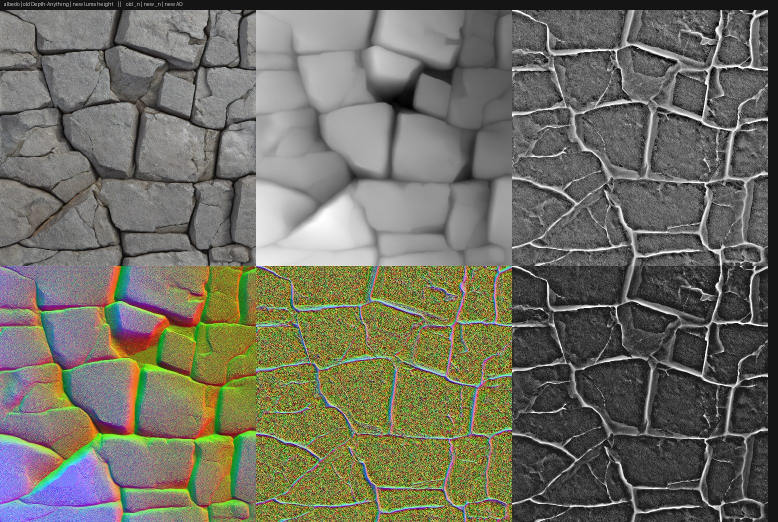
#> input picture minecraft_texturepack_2048/compare-old-new.jpg, 1556 x 1044 px (shown at 1/2 size)
$ python generate_pbr.py compare-old-new.jpg
#> lines starting #> are read from the running program, lines starting #| are printed output that depends on the picture
#!/usr/bin/env python3
"""
Heuristic image-to-height generator with calibrated LabPBR 1.3 normals.
Uses a unified Dyadic Laplacian Octave Decomposition.
Coarse height retains the octave weights and bilateral filter.
Fine source detail bypasses that filter, with a bounded height contribution.
Normals derive from that height at LabPBR's quarter-tile depth.
Generates _n.png (DirectX Normal + AO + Height) and _s.png (Smoothness + Metal + Porosity).
"""

import os
import sys
from pathlib import Path
import cv2
import numpy as np
from PIL import Image

MATERIAL_PROFILES = {
    "stone": {
        # Artistic weights for B2..B7; B0/B1 use the separate detail control.
        "coarse_octave_weights": [0.18, 0.35, 0.60, 0.85, 1.00, 1.00],
        "base_smoothness": 55.0,
        "is_metal": False,
        "porosity": 40
    },
    "ore": {
        # Host rock uses stone relief; bright desaturated flecks read as raw metal.
        "coarse_octave_weights": [0.18, 0.35, 0.60, 0.85, 1.00, 1.00],
        "base_smoothness": 55.0,
        "is_metal": False,
        "porosity": 40,
        "metal_luminance": 0.55,
        "metal_saturation": 0.15,
        # Mottled photo albedo: kill mid-frequency color blotches, keep slabs.
        "relief_blur": 8.0,
    },
    "metal": {
        "coarse_octave_weights": [0.25, 0.20, 0.10, 0.05, 0.02, 0.02],
        "base_smoothness": 180.0,
        "is_metal": True,
        "porosity": 0
    },
    "wood": {
        "coarse_octave_weights": [0.35, 0.50, 0.40, 0.25, 0.15, 0.10],
        "base_smoothness": 80.0,
        "is_metal": False,
        "porosity": 60
    }
}

# LabPBR height 0..1 spans a quarter of a unit UV tile.
LABPBR_HEIGHT_RANGE = 0.25
DEFAULT_DETAIL_STRENGTH = 0.15


def add_surface_detail(height, detail, strength):
    """Add source contrast as fine relief, with a resolution-aware cap.

    No per-image normalization: weak source detail stays weak.
    The cap bounds single-pixel steps to a ~20-degree slope so photo grain
    cannot become cliffs at high resolutions; coherent multi-pixel slopes pass.
    """
    if not np.isfinite(strength) or not 0 <= strength <= 1:
        raise ValueError("Detail strength must be finite and between 0 and 1")
    cap = 1.5 / max(np.shape(height)[:2])
    return np.clip(height + np.clip(detail * strength, -cap, cap), 0.0, 1.0)


def height_to_normal(height):
    """Return DirectX XYZ normals. Image rows increase downward, so both signs are negative."""
    height = np.asarray(height, dtype=np.float32)
    if height.ndim != 2 or min(height.shape) < 2 or not np.isfinite(height).all():
        raise ValueError("Height must be a finite 2D array with at least two rows and columns")
    h, w = height.shape
    gx = (np.roll(height, -1, axis=1) - np.roll(height, 1, axis=1)) * (w * 0.5)
    gy = (np.roll(height, -1, axis=0) - np.roll(height, 1, axis=0)) * (h * 0.5)
    normal = np.dstack((-gx * LABPBR_HEIGHT_RANGE, -gy * LABPBR_HEIGHT_RANGE, np.ones_like(height)))
    return normal / np.linalg.norm(normal, axis=2, keepdims=True)


def generate_pbr(
    image_path: str,
    output_prefix: str = None,
    material_type: str = "stone",
    is_emissive: bool = False,
    detail_strength: float = DEFAULT_DETAIL_STRENGTH,
):
#> called with image_path = 'compare-old-new.jpg', material_type = 'stone', is_emissive = False, detail_strength = 0.15
    if not np.isfinite(detail_strength) or not 0 <= detail_strength <= 1:
        raise ValueError("Detail strength must be finite and between 0 and 1")
    if not os.path.exists(image_path):
        print(f"Error: {image_path} not found.")
        sys.exit(1)

    if output_prefix is None:
        base, _ = os.path.splitext(image_path)
        output_prefix = base

    profile = MATERIAL_PROFILES.get(material_type, MATERIAL_PROFILES["stone"])

    # 1. Existing sRGB brightness heuristic; this is not linear-light luminance.
    albedo = Image.open(image_path).convert("RGB")
#> albedo is the input picture: PIL image 1556x1044 RGB; mean R, G, B 111.5, 110.6, 98
    w, h = albedo.size
#> w = 1556; h = 1044
    rgb = np.array(albedo, dtype=np.float32) / 255.0
    gray = 0.2126 * rgb[..., 0] + 0.7152 * rgb[..., 1] + 0.0722 * rgb[..., 2]
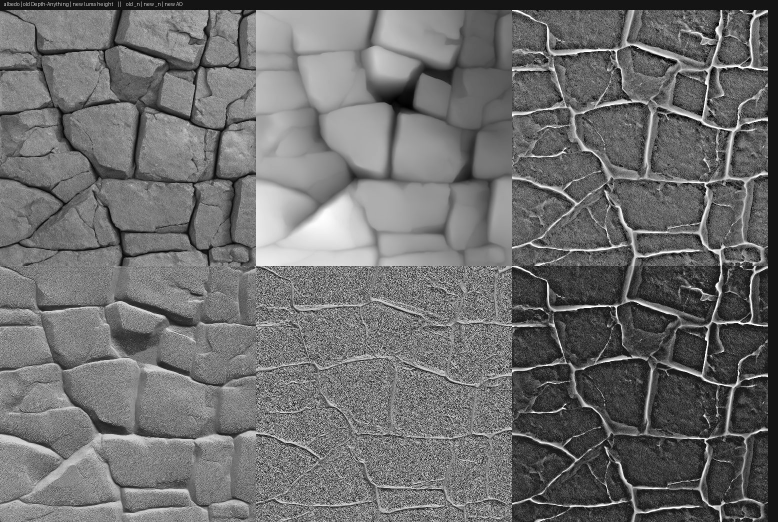
#> gray: shape (1044, 1556) float32 (shown at 1/2 size); min 0, max 1, mean 0.431
    # Single-pixel photo grain is albedo noise, not surface relief. Low-pass the
    # decomposition input so grain cannot become cliffs; masks and micro-finish
    # below still use the sharp luminance.
    relief = cv2.GaussianBlur(gray, (0, 0), sigmaX=profile.get("relief_blur", 1.5))

    # 2. Dyadic Laplacian Octave Decomposition (1px to 64px)
    sigmas = [1.0, 2.0, 4.0, 8.0, 16.0, 32.0, 64.0]
    gaussians = [cv2.GaussianBlur(relief, (0, 0), sigmaX=s, sigmaY=s) for s in sigmas]
#> gaussians = 7 items
    dc_background = cv2.GaussianBlur(relief, (0, 0), sigmaX=128.0, sigmaY=128.0)

    laplacians = []
    prev = relief
    for g in gaussians:
        laplacians.append(prev - g)
        prev = g
#> this loop made 7 passes
#> after the loop, laplacians = 7 items
    laplacians.append(prev - dc_background)

    # 3. Synthesize Continuous Height Field
    # Only coarse bands go through the mortar filter. B0/B1 bypass it below.
    weights = profile["coarse_octave_weights"]
    height_field = np.zeros_like(gray)
    for band, weight in zip(laplacians[2:], weights):
        height_field += band * weight
#> this loop made 6 passes
#> weight on passes 1 to 6: 0.18, 0.35, 0.6, 0.85, 1, 1
#> pass 1, in generate_pbr, `height_field += band * weight`:
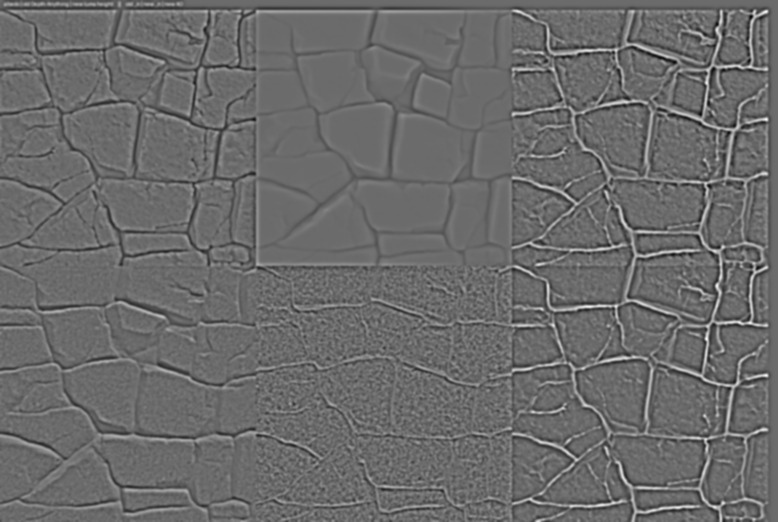
#> height_field: shape (1044, 1556) float32 (shown at 1/2 size); min -0.0296, max 0.0408, mean -6.66e-07; drawn with min black and max white
#> after the loop:
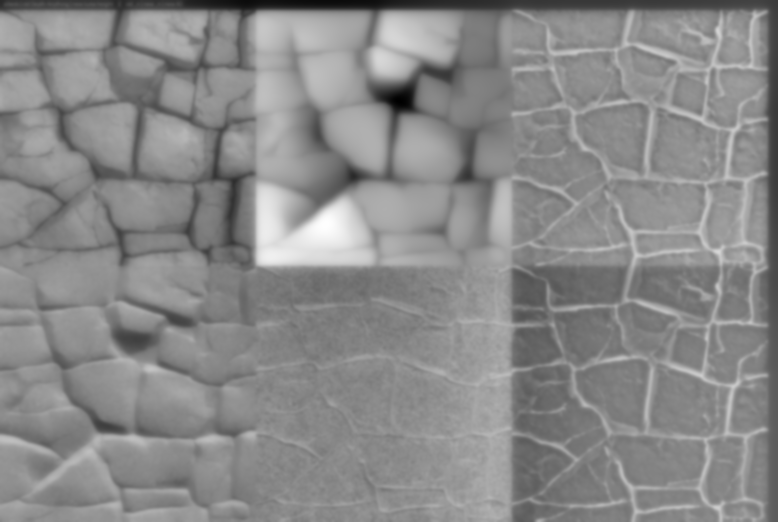
#> height_field: shape (1044, 1556) float32 (shown at 1/2 size); min -0.399, max 0.339, mean -0.000182; drawn with min black and max white

    # Existing artistic smoothing of crevice boundaries.
    height_field = cv2.bilateralFilter(height_field.astype(np.float32), d=11, sigmaColor=0.10, sigmaSpace=6.0)

    # Full 0..1 dynamic range normalization
    h_min, h_max = np.percentile(height_field, 0.5), np.percentile(height_field, 99.5)
#> h_min = -0.289; h_max = 0.265
    height = np.clip((height_field - h_min) / (h_max - h_min + 1e-6), 0.0, 1.0)

    # 4. Existing edge-height blend. This does not guarantee matching slopes.
    fade = 16
    seam_y = 0.5 * (height[0, :] + height[-1, :])
#> seam_y = 1556 values, max 0.427 at index 1441, min 0.185 at index 1042, mean 0.297
    t_y = np.linspace(0.0, 1.0, fade)[:, None]
    height[:fade, :] = t_y * height[:fade, :] + (1.0 - t_y) * seam_y
    height[-fade:, :] = (1.0 - t_y[::-1]) * height[-fade:, :] + t_y[::-1] * seam_y
    height[0, :] = seam_y
    height[-1, :] = seam_y

    seam_x = 0.5 * (height[:, 0] + height[:, -1])
#> seam_x = 1044 values, max 0.532 at index 878, min 0.112 at index 15, mean 0.369
    t_x = np.linspace(0.0, 1.0, fade)[None, :]
    height[:, :fade] = t_x * height[:, :fade] + (1.0 - t_x) * seam_x[:, None]
    height[:, -fade:] = (1.0 - t_x[:, ::-1]) * height[:, -fade:] + t_x[:, ::-1] * seam_x[:, None]
    height[:, 0] = seam_x
    height[:, -1] = seam_x

    # Keep AO and smoothness independent of the detail knob.
    macro_height = height
    fine_detail = laplacians[0] + laplacians[1]
    # Preserve the existing edge-height constraint; taper only the fine residual
    # at the boundary, rather than blurring grain across the whole texture.
    edge_x = np.minimum(np.arange(w), np.arange(w)[::-1])
    edge_y = np.minimum(np.arange(h), np.arange(h)[::-1])
    edge_fade = np.minimum(np.minimum(edge_y[:, None], edge_x[None, :]) / 4.0, 1.0)
    height = add_surface_detail(macro_height, fine_detail * edge_fade, detail_strength)

    # 5. Matching normals: physical slopes per UV tile, not per pixel.
    normal = height_to_normal(height)
    r_normal = np.rint((normal[..., 0] * 0.5 + 0.5) * 255.0).astype(np.uint8)
    g_normal = np.rint((normal[..., 1] * 0.5 + 0.5) * 255.0).astype(np.uint8)

    # 6. Ambient Occlusion from Crevice Depth
    ao_blur = cv2.GaussianBlur(macro_height, (0, 0), sigmaX=8.0)
    ao = np.clip(macro_height - ao_blur + 0.85, 0.1, 1.0)
    b_ao = (ao * 255.0).astype(np.uint8)
    a_height = (height * 255.0).astype(np.uint8)

    normal_img = np.dstack((r_normal, g_normal, b_ao, a_height))
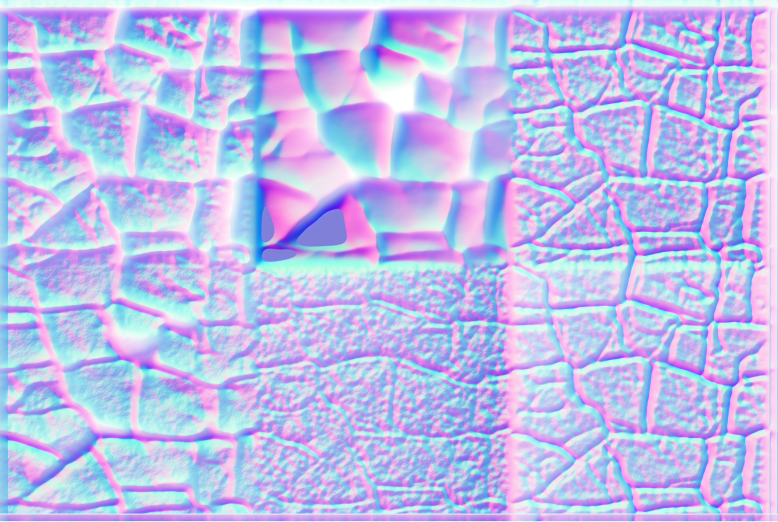
#> normal_img: shape (1044, 1556, 4) (shown at 1/2 size); mean of channels 0, 1, 2, 3 129.3, 128.7, 216.2, 132.3; transparent parts drawn white
    normal_path = f"{output_prefix}_n.png"
    Image.fromarray(normal_img, mode="RGBA").save(normal_path)
    print(f"✓ Generated LabPBR Normal & Height Map: {normal_path}")

    # 7. Specular / Smoothness Map
    micro_fine = gray - cv2.GaussianBlur(gray, (0, 0), sigmaX=1.5)
    smoothness = np.clip(profile["base_smoothness"] + (macro_height * 30.0) - (np.abs(micro_fine) * 140.0), 10.0, 240.0)
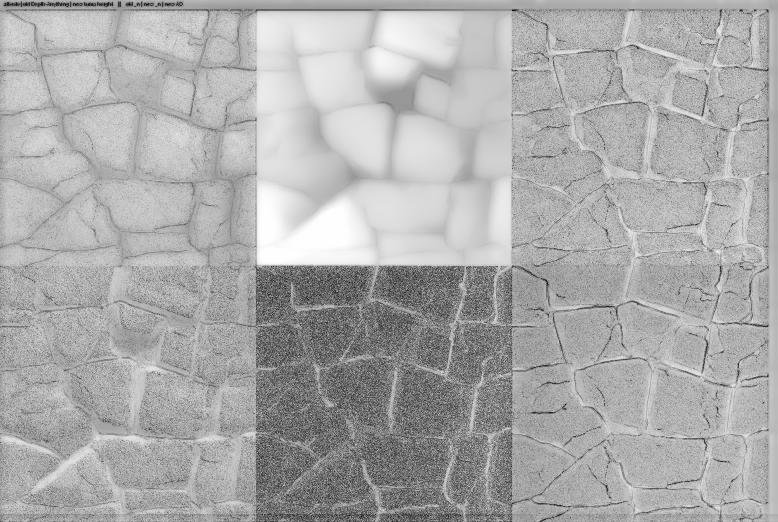
#> smoothness: shape (1044, 1556) float32 (shown at 1/2 size); min 10, max 85, mean 60.7; drawn with min black and max white
    r_smooth = smoothness.astype(np.uint8)
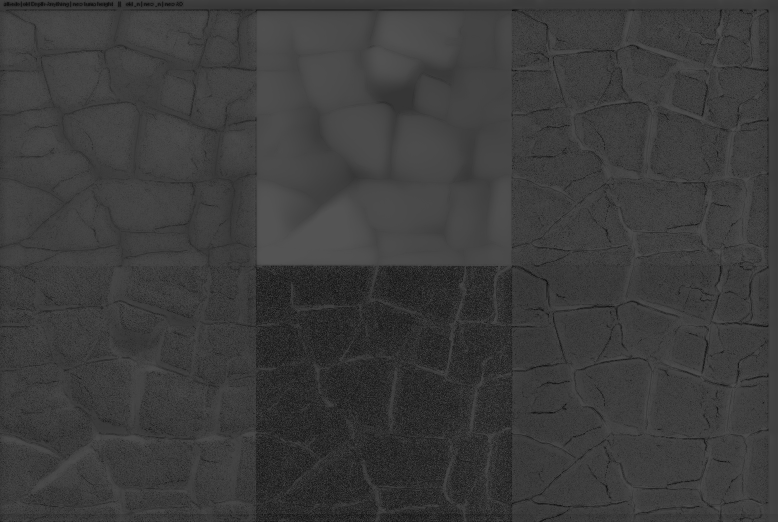
#> r_smooth: shape (1044, 1556) (shown at 1/2 size); min 10, max 84, mean 60.2
    g_metal = np.full((h, w), 230 if profile["is_metal"] else 10, dtype=np.uint8)
    b_porosity = np.full((h, w), profile["porosity"], dtype=np.uint8)
    if "metal_luminance" in profile:
        mx, mn = rgb.max(axis=2), rgb.min(axis=2)
        fleck = ((gray > profile["metal_luminance"]
                  ) & ((mx - mn) / (mx + 1e-6) < profile["metal_saturation"])).astype(np.uint8)
        # Isolated bright pixels are glints, not nuggets; keep coherent flecks only.
        fleck = cv2.morphologyEx(fleck, cv2.MORPH_OPEN, np.ones((3, 3), np.uint8)).astype(bool)
        r_smooth = np.where(fleck, 200, r_smooth)
        g_metal = np.where(fleck, 230, g_metal)
        b_porosity = np.where(fleck, 0, b_porosity)
    a_emission = np.full((h, w), 192 if is_emissive else 255, dtype=np.uint8)

    specular_img = np.dstack((r_smooth, g_metal, b_porosity, a_emission))
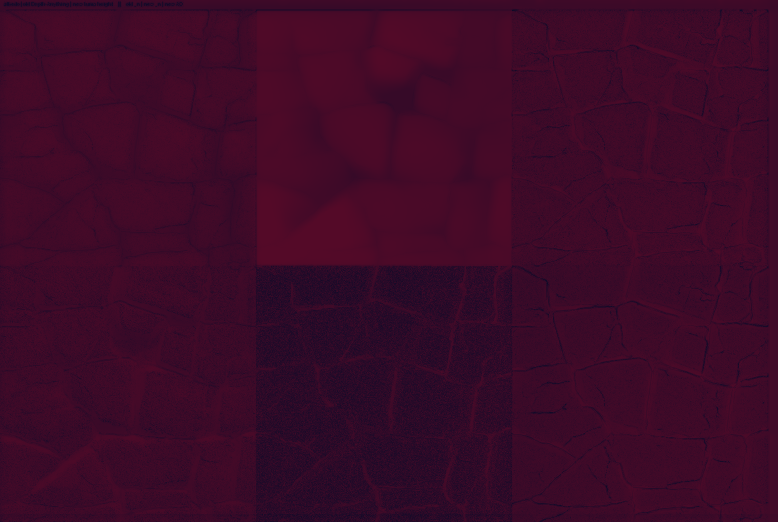
#> specular_img: shape (1044, 1556, 4) (shown at 1/2 size); mean of channels 0, 1, 2, 3 60.2, 10, 40, 255; drawn as R, G, B
    specular_path = f"{output_prefix}_s.png"
    Image.fromarray(specular_img, mode="RGBA").save(specular_path)
    print(f"✓ Generated LabPBR Specular & Smoothness Map: {specular_path}")

    return normal_path, specular_path


def generate_material_maps(image_path, output_prefix, material="stone"):
    """Bake one square albedo frame, including cutout and fire handling.

    Leaves/generic use provisional dielectric maps, not inferred SSS or metal masks.
    Callers stage these files before publishing a complete material.
    """
    profile = {"brick": "stone", "leaves": "stone", "generic": "stone",
               "fire": "emissive_sprite"}.get(material, material)
    if profile not in (*MATERIAL_PROFILES, "emissive_sprite"):
        raise ValueError(f"Unknown PBR material: {material}")
    with Image.open(image_path) as img:
        if img.width != img.height:
            raise ValueError("Bake PBR one square frame at a time, not an animation strip")
        alpha = img.convert("RGBA").getchannel("A")
        size = img.size
    normal_path, specular_path = Path(f"{output_prefix}_n.png"), Path(f"{output_prefix}_s.png")
    if profile == "emissive_sprite":
        Image.new("RGBA", size, (128, 128, 255, 255)).save(normal_path)
        specular = Image.new("RGBA", size, (0, 10, 0, 254))
        specular.putalpha(alpha.point(lambda a: 254 if a else 255))
        specular.save(specular_path)
    else:
        generate_pbr(str(image_path), str(output_prefix), material_type=profile)
        with Image.open(normal_path) as img:
            normal = img.copy()
        # Invisible texels are not pits. Alpha remains height, not cutout opacity.
        normal.paste((128, 128, 255, 255), mask=alpha.point(lambda a: 255 if a == 0 else 0))
        normal.save(normal_path)
    for path in (normal_path, specular_path):
        with Image.open(path) as img:
            if img.size != size or img.mode != "RGBA":
                raise ValueError(f"Invalid packed map: {path}")
            img.verify()
    return normal_path, specular_path


if __name__ == "__main__":
    import argparse
    p = argparse.ArgumentParser()
    p.add_argument("image", help="Albedo image path")
    p.add_argument("prefix", nargs="?", help="Output prefix")
    p.add_argument("--profile", choices=["stone", "wood", "metal", "ore"], default="stone")
    p.add_argument("--detail-strength", type=float, default=DEFAULT_DETAIL_STRENGTH,
                   help="Fine source relief, 0..1 (default: %(default)s); 0 disables it")
    args = p.parse_args()
    generate_pbr(args.image, args.prefix, material_type=args.profile, detail_strength=args.detail_strength)
